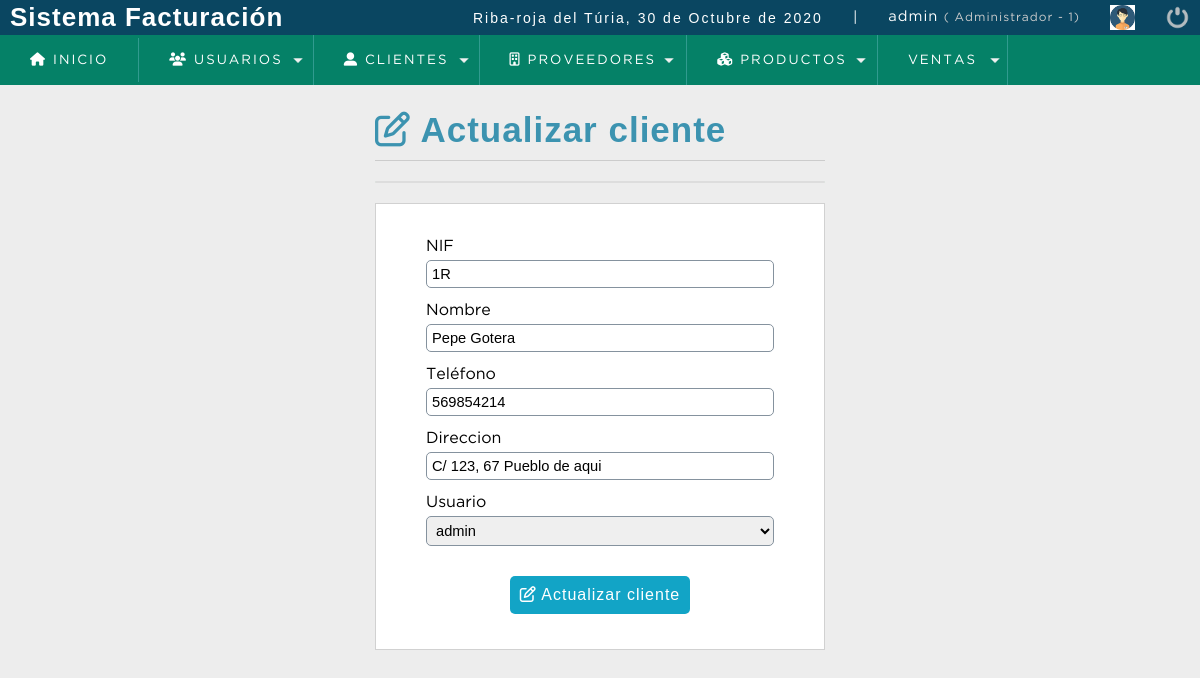
The page /sistema/editar_cliente.php?id=1 (signed in) on the database its author committed.
### tables this page shows
CREATE TABLE `cliente` (
  `idcliente` int(11) NOT NULL,
  `nit` varchar(11) DEFAULT NULL,
  `nombre` varchar(80) DEFAULT NULL,
  `telefono` int(11) DEFAULT NULL,
  `direccion` text DEFAULT NULL,
  `fechaalta` datetime NOT NULL DEFAULT current_timestamp(),
  `usuario_id` int(11) NOT NULL,
  `estatus` int(11) NOT NULL DEFAULT 1
);

CREATE TABLE `usuario` (
  `idusuario` int(11) NOT NULL,
  `nombre` varchar(50) DEFAULT NULL,
  `correo` varchar(100) DEFAULT NULL,
  `usuario` varchar(15) DEFAULT NULL,
  `clave` varchar(100) DEFAULT NULL,
  `rol` int(11) DEFAULT NULL
);

### sistema/editar_cliente.php (the view, shortened to what this page needs)
<?php
	include_once "../conexion.php";
	if ( !is_numeric($_GET['id']))
	{
		header('Location: lista_clientes.php');
	} else
	{
		$idcliente = $_GET['id'];
		$sql = "SELECT c.idcliente, c.nit, c.nombre, c.telefono, c.direccion, c.usuario_id, u.idusuario , u.usuario
		        FROM cliente c
		        INNER JOIN usuario u
		           ON c.usuario_id = u.idusuario
	             WHERE idcliente = '$idcliente' and c.estatus != 0 ";
		$query = mysqli_query($conexion, $sql );
		$datos = mysqli_fetch_array($query);
	}
 ?>
<!DOCTYPE html>
<html lang="en">
<head>
	<?php include_once("includes/scripts.php") ?>
</head>
<body>
	<?php include_once("includes/cabecera.php") ?>
	<section id="contenedor">
		<div class="form-registro">
			<h1><i class="far fa-edit"></i> Actualizar cliente</h1>
			<hr>
			<div class="alerta"><?php echo ( empty($alerta) ? "" : $alerta ); ?></div>
			<form action="" method="post" accept-charset="utf-8">
				<label for="nif">NIF</label>
				<input type="text" name="nif" id="nif" placeholder="NIF" value ="<?php echo $datos['nit']; ?>">
				<label for="nombre">Nombre</label>
				<input type="text" name="nombre" id="nombre" placeholder="Nombre completo" value ="<?php echo $datos['nombre']; ?>">
				<label for="telefono">Teléfono</label>
				<input type="number" name="telefono" id="telefono" placeholder="Teléfono" value ="<?php echo $datos['telefono']; ?>">
				<label for="direccion">Direccion</label>
				<input type="text" name="direccion" id="direccion" placeholder="Direccion completa" value ="<?php echo $datos['direccion']; ?>">
				<label for="usuario">Usuario</label>
				<select name="usuario" id="usuario" class="noPrimerItem">
					<option value="<?php echo $datos['idusuario']; ?>" select><?php echo $datos['usuario']; ?></option>
				</select>
				<button type="submit" class="btn_save"><i class="far fa-edit"></i> Actualizar cliente</button>
			</form>
		</div>
	</section>
</body>
</html>

### sistema/css/style.css (style rules this page uses)
* { margin: 0; padding: 0; box-sizing: border-box; }
body { background: #ededed; }
h1, h2, h3, h4, h5, h6 { font-family: 'arial'; font-weight: bold; letter-spacing: 1px; }
h1 { font-size: 26px; }
#contenedor { padding: 90px 15px 15px; }
.form-registro { width: 450px; margin: auto; margin-top: 20px; }
.form-registro h1 { color: #3c93b0; }
hr { border: 0; background: #ccc; height: 1px; margin: 10px 0; display: block; }
form { background: #fff; margin: auto; padding: 20px 50px; border: 1px solid #d1d1d1; }
label { display: block; font-size: 12pt; font-family: 'GothamBook'; margin: 15px auto 5px auto; }
input, select { display: block; width: 100%; font-size: 11pt; padding: 5px; border: 1px solid #85929e; border-radius: 5px; }
.noPrimerItem option:first-child { display: none; }
.alerta { border: 1px solid #ddd; width: 100%; background: #66e07d66; border-radius: 6px; margin: 20px auto; }
#contenedor h1 { font-size: 35px; display: inline-block; }
.btn_save { background: #12a4c6; color: #fff; display: block; padding: 10px; border-radius: 5px; cursor: pointer; margin: 30px auto 15px auto; border: 0; letter-spacing: 1px; font-size: 12pt; }
input[type=number] { -moz-appearance: textfield; }
button { text-decoration: none; letter-spacing: 1px; font-family: arial; font-size: 12pt; }

### rows shown on the page
cliente: nif "1R", nombre "Pepe Gotera", telefono "569854214", direccion "C/ 123, 67 Pueblo de aqui", usuario "admin"

### other values the page prints
fechaC() "30 de Octubre de 2020"
$_SESSION['usuario'] "admin"
$_SESSION['nom_rol'] "Administrador"
$_SESSION['rol'] "1"
